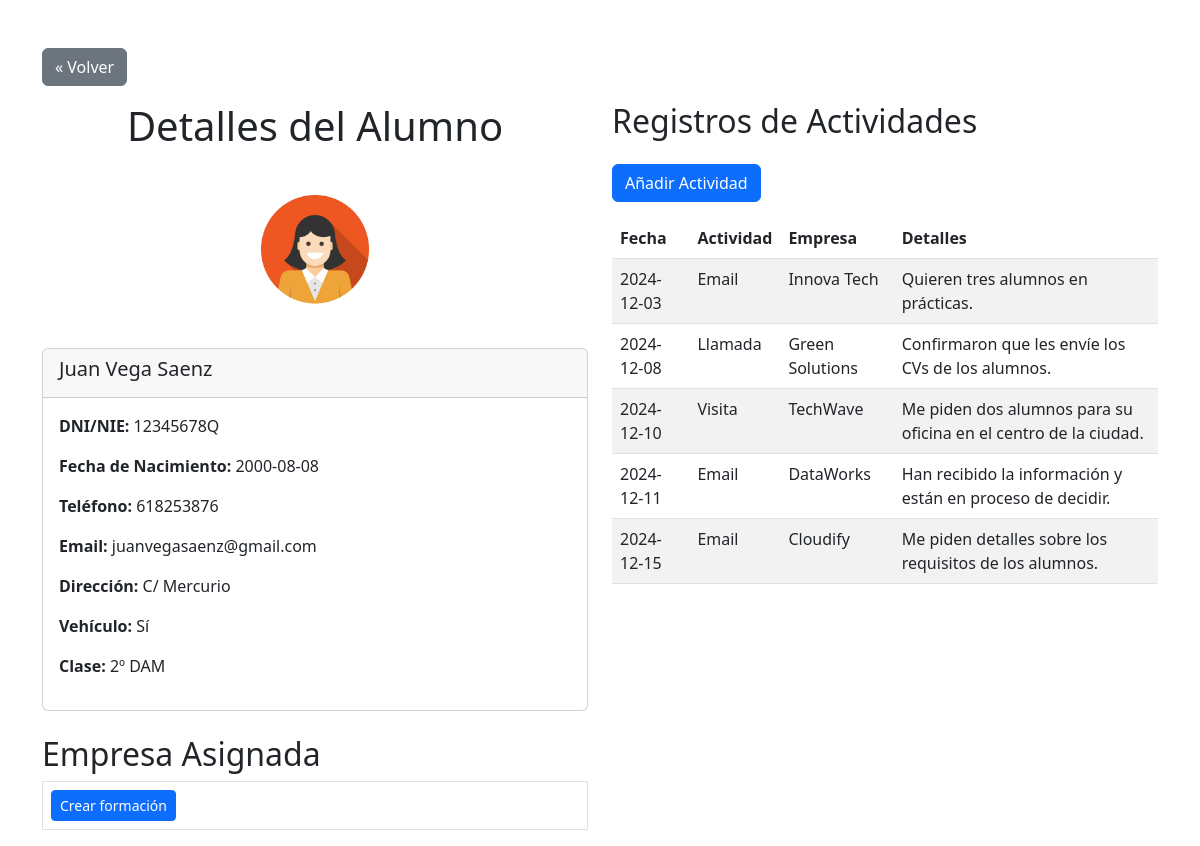
The app's page /code/alumno.php?dni_nie=12345678Q with its own data.
### tables this page shows
CREATE TABLE alumnos (
	dni_nie char(9) PRIMARY KEY,
	nombre VARCHAR(100) not null,
	apellido1 VARCHAR(100) not null,
	apellido2 VARCHAR(100),
	fecha_nacimiento DATE,
	telefono VARCHAR(50),
	email VARCHAR(255),
	direccion VARCHAR(255),
	vehiculo ENUM('Si','No'),
	clase enum('2º DAM', '1º DAM', '2º SMR', '1º SMR'),
	dni_tutor CHAR(9),
	id_empresa int UNSIGNED,
	FOREIGN KEY (id_empresa) REFERENCES empresas(id),
	FOREIGN KEY (dni_tutor) REFERENCES profesores(dni_nie) ON UPDATE CASCADE
);

CREATE TABLE registro (
	id int UNSIGNED AUTO_INCREMENT PRIMARY KEY,
	dni_nie_profesor char(9),
	fecha date NOT NULL,
	tipo_actividad enum('Llamada', 'Email', 'Visita'),
	id_empresa int UNSIGNED,
	dni_nie_alumno char(9),
	texto_registro varchar(255),
	FOREIGN KEY (dni_nie_profesor) REFERENCES profesores(dni_nie) ON UPDATE CASCADE,
	FOREIGN KEY (id_empresa) REFERENCES empresas(id) ON UPDATE CASCADE,
	FOREIGN KEY (dni_nie_alumno) REFERENCES alumnos(dni_nie) ON UPDATE CASCADE
);

CREATE TABLE empresas (
	id int UNSIGNED AUTO_INCREMENT PRIMARY KEY,
	cif char(9) UNIQUE, 
	nombre_comercial varchar(100) NOT NULL,
	nombre_empresa varchar(100),
	telefono_empresa varchar(50),
	nombre_contacto varchar(255),
	telefono_contacto varchar(50),
	email_contacto varchar(255),
	direccion varchar(255),
	interesado tinyint(1),
	cantidad_alumnos TINYINT UNSIGNED,
	notas text
);

### code/alumno.php (the view, shortened to what this page needs)
<?php
require 'conexion.php';
if (isset($_GET['dni_nie']) && !empty($_GET['dni_nie'])) {
    $dni_nie = $_GET['dni_nie'];
} else {
    die("No se ha proporcionado un DNI/NIE válido.");
}
$stmt = $mysqli->prepare("
    SELECT
        a.dni_nie AS dni_nie,
        a.nombre AS nombre,
        CONCAT_WS(' ', a.apellido1, a.apellido2) AS apellidos,
        a.fecha_nacimiento AS fecha_nacimiento,
        a.telefono AS telefono,
        a.email AS email,
        a.direccion AS direccion,
        a.vehiculo AS vehiculo,
        a.clase AS clase,
        e.nombre_comercial AS empresa
    FROM
        alumnos a
    LEFT JOIN
        formaciones f ON a.dni_nie = f.dni_nie_alumno
    LEFT JOIN
        empresas e ON f.id_empresa = e.id
    WHERE
        a.dni_nie = ?;
");
$stmt->bind_param("s", $dni_nie);
$stmt->execute();
$resultado = $stmt->get_result();
if ($fila = $resultado->fetch_assoc()) {
    $alumno = $fila;
} else {
    $alumno = null;
}
$stmt2 = $mysqli->prepare("
    SELECT r.fecha, r.tipo_actividad, e.nombre_comercial AS empresa, r.texto_registro
    FROM registro r
    LEFT JOIN empresas e ON r.id_empresa = e.id
    WHERE r.dni_nie_alumno = ?;
");
$stmt2->bind_param("s", $dni_nie);
$stmt2->execute();
$resultado2 = $stmt2->get_result();
$registros = [];
while ($registro = $resultado2->fetch_assoc()) {
    $registros[] = $registro;
}
?>
<!DOCTYPE html>
<html lang="es">
<head>
    <link href="https://cdn.jsdelivr.net/npm/bootstrap@5.3.0-alpha1/dist/css/bootstrap.min.css" rel="stylesheet">
</head>
<body>
    <div class="container mt-5">
        <a href="javascript:history.back()" class="btn btn-secondary mb-3">&laquo; Volver</a>
        <div class="row">
            <div class="col-md-6">
                <h1 class="text-center mb-4">Detalles del Alumno</h1>
                <div class="text-center mb-4">
                    <img src="../img/flat-business-woman-user-profile-avatar-icon-vector-4334111-2809499332.jpg" alt="Foto del Alumno" class="img-fluid rounded-circle" style="width: 150px; height: 150px;">
                </div>
                <?php if ($alumno): ?>
                    <div class="card">
                        <div class="card-header">
                            <h5 class="card-title"><?= htmlspecialchars($alumno['nombre'] . ' ' . $alumno['apellidos']) ?></h5>
                        </div>
                        <div class="card-body">
                            <p><strong>DNI/NIE:</strong> <?= htmlspecialchars($alumno['dni_nie']) ?></p>
                            <p><strong>Fecha de Nacimiento:</strong> <?= htmlspecialchars($alumno['fecha_nacimiento']) ?></p>
                            <p><strong>Teléfono:</strong> <?= htmlspecialchars($alumno['telefono']) ?></p>
                            <p><strong>Email:</strong> <?= htmlspecialchars($alumno['email']) ?></p>
                            <p><strong>Dirección:</strong> <?= htmlspecialchars($alumno['direccion']) ?></p>
                            <p><strong>Vehículo:</strong> <?= $alumno['vehiculo'] ? 'Sí' : 'No' ?></p>
                            <p><strong>Clase:</strong> <?= htmlspecialchars($alumno['clase']) ?></p>
                        </div>
                    </div>
                <?php else: ?>
                    <div class="alert alert-warning" role="alert">
                        No se encontró al alumno.
                    </div>
                <?php endif; ?>
                <h2 class="mt-4">Empresa Asignada</h2>
                <table class="table table-bordered">
                    <tr>
                        <td>
                            <?php if ($alumno['empresa']): ?>
                                <span><?php echo htmlspecialchars($alumno['empresa']); ?></span>
                                <button class="btn btn-warning btn-sm" onclick="abrirVentanaEmergente('crear_formacion.php?dni=<?= urlencode($alumno['dni_nie']) ?>&edit=1')">Editar</button>
                                <button class="btn btn-danger btn-sm" onclick="confirmarBorrarFormacion('<?= urlencode($alumno['dni_nie']) ?>')">Borrar formación</button>
                            <?php else: ?>
                                <button class="btn btn-primary btn-sm" onclick="abrirVentanaEmergente('crear_formacion.php?dni=<?= urlencode($alumno['dni_nie']) ?>')">Crear formación</button>
                            <?php endif; ?>
                        </td>
                    </tr>
                </table>
            </div>
            <div class="col-md-6">
                <h2 class="mb-4">Registros de Actividades</h2>
                <button class="btn btn-primary mb-3" onclick="abrirVentanaEmergente('agregar_actividad.php?dni_nie=<?php echo urlencode($alumno['dni_nie']); ?>')">Añadir Actividad</button> <?php if (count($registros) > 0): ?>
                    <table class="table table-striped">
                        <thead>
                            <tr>
                                <th>Fecha</th>
                                <th>Actividad</th>
                                <th>Empresa</th>
                                <th>Detalles</th>
                            </tr>
                        </thead>
                        <tbody>
                            <?php foreach ($registros as $registro): ?>
                                <tr>
                                    <td><?= htmlspecialchars($registro['fecha']) ?></td>
                                    <td><?= htmlspecialchars($registro['tipo_actividad']) ?></td>
                                    <td><?= htmlspecialchars($registro['empresa']) ?></td>
                                    <td><?= htmlspecialchars($registro['texto_registro']) ?></td>
                                </tr>
                            <?php endforeach; ?>
                        </tbody>
                    </table>
                <?php else: ?>
                    <div class="alert alert-info" role="alert">
                        No hay registros de actividades para este alumno.
                    </div>
                <?php endif; ?>
            </div>
        </div>
    </div>
</body>
</html>

### records on screen
alumnos: dni_nie "12345678Q", fecha_nacimiento "2000-08-08", telefono "618253876", email "juanvegasaenz@gmail.com", direccion "C/ Mercurio", clase "2º DAM"
registro: fecha "2024-12-03", tipo_actividad "Email", id_empresa.nombre_comercial "Innova Tech", texto_registro "Quieren tres alumnos en prácticas."
registro: fecha "2024-12-08", tipo_actividad "Llamada", id_empresa.nombre_comercial "Green Solutions", texto_registro "Confirmaron que les envíe los CVs de los alumnos."
registro: fecha "2024-12-10", tipo_actividad "Visita", id_empresa.nombre_comercial "TechWave", texto_registro "Me piden dos alumnos para su oficina en el centro de la ciudad."
registro: fecha "2024-12-11", tipo_actividad "Email", id_empresa.nombre_comercial "DataWorks", texto_registro "Han recibido la información y están en proceso de decidir."
registro: fecha "2024-12-15", tipo_actividad "Email", id_empresa.nombre_comercial "Cloudify", texto_registro "Me piden detalles sobre los requisitos de los alumnos."

### other values on screen
$alumno['nombre'] . ' ' . $alumno['apellidos'] "Juan Vega Saenz"
